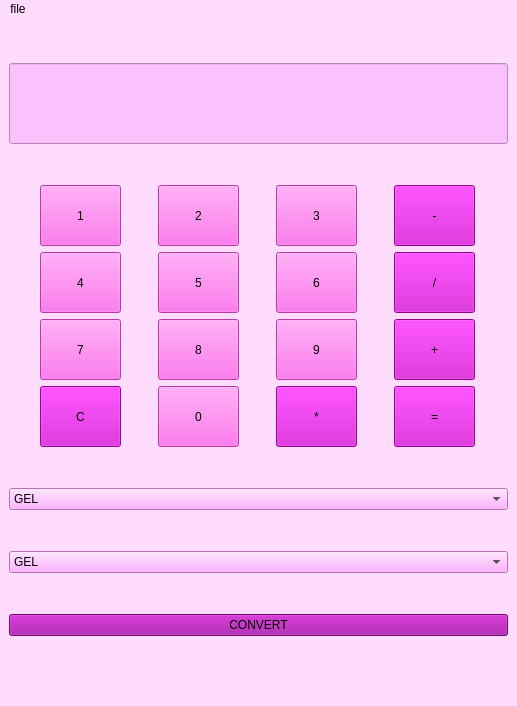
<?xml version="1.0" encoding="UTF-8"?>
<ui version="4.0">
 <class>MainWindow</class>
 <widget class="QMainWindow" name="MainWindow">
  <property name="geometry">
   <rect>
    <x>0</x>
    <y>0</y>
    <width>517</width>
    <height>706</height>
   </rect>
  </property>
  <property name="minimumSize">
   <size>
    <width>0</width>
    <height>600</height>
   </size>
  </property>
  <property name="windowTitle">
   <string>kalkuu</string>
  </property>
  <property name="styleSheet">
   <string notr="true">background-color: rgb(255, 220, 253);</string>
  </property>
  <widget class="QWidget" name="centralwidget">
   <layout class="QVBoxLayout" name="verticalLayout">
    <item>
     <widget class="QLineEdit" name="txtresult">
      <property name="minimumSize">
       <size>
        <width>0</width>
        <height>81</height>
       </size>
      </property>
      <property name="maximumSize">
       <size>
        <width>16777215</width>
        <height>81</height>
       </size>
      </property>
      <property name="styleSheet">
       <string notr="true">font: 75 14pt &quot;MS Shell Dlg 2&quot;;
background-color: rgb(251, 193, 255);</string>
      </property>
     </widget>
    </item>
    <item>
     <layout class="QGridLayout" name="gridLayout">
      <item row="0" column="1">
       <widget class="QPushButton" name="btn2">
        <property name="minimumSize">
         <size>
          <width>81</width>
          <height>61</height>
         </size>
        </property>
        <property name="maximumSize">
         <size>
          <width>81</width>
          <height>61</height>
         </size>
        </property>
        <property name="palette">
         <palette>
          <active>
           <colorrole role="Button">
            <brush brushstyle="SolidPattern">
             <color alpha="255">
              <red>255</red>
              <green>82</green>
              <blue>232</blue>
             </color>
            </brush>
           </colorrole>
           <colorrole role="Base">
            <brush brushstyle="SolidPattern">
             <color alpha="255">
              <red>255</red>
              <green>82</green>
              <blue>232</blue>
             </color>
            </brush>
           </colorrole>
           <colorrole role="Window">
            <brush brushstyle="SolidPattern">
             <color alpha="255">
              <red>255</red>
              <green>82</green>
              <blue>232</blue>
             </color>
            </brush>
           </colorrole>
          </active>
          <inactive>
           <colorrole role="Button">
            <brush brushstyle="SolidPattern">
             <color alpha="255">
              <red>255</red>
              <green>82</green>
              <blue>232</blue>
             </color>
            </brush>
           </colorrole>
           <colorrole role="Base">
            <brush brushstyle="SolidPattern">
             <color alpha="255">
              <red>255</red>
              <green>82</green>
              <blue>232</blue>
             </color>
            </brush>
           </colorrole>
           <colorrole role="Window">
            <brush brushstyle="SolidPattern">
             <color alpha="255">
              <red>255</red>
              <green>82</green>
              <blue>232</blue>
             </color>
            </brush>
           </colorrole>
          </inactive>
          <disabled>
           <colorrole role="Button">
            <brush brushstyle="SolidPattern">
             <color alpha="255">
              <red>255</red>
              <green>82</green>
              <blue>232</blue>
             </color>
            </brush>
           </colorrole>
           <colorrole role="Base">
            <brush brushstyle="SolidPattern">
             <color alpha="255">
              <red>255</red>
              <green>82</green>
              <blue>232</blue>
             </color>
            </brush>
           </colorrole>
           <colorrole role="Window">
            <brush brushstyle="SolidPattern">
             <color alpha="255">
              <red>255</red>
              <green>82</green>
              <blue>232</blue>
             </color>
            </brush>
           </colorrole>
          </disabled>
         </palette>
        </property>
        <property name="styleSheet">
         <string notr="true">background-color: rgb(255, 82, 232);</string>
        </property>
        <property name="text">
         <string>2</string>
        </property>
       </widget>
      </item>
      <item row="0" column="2">
       <widget class="QPushButton" name="btn3">
        <property name="minimumSize">
         <size>
          <width>81</width>
          <height>61</height>
         </size>
        </property>
        <property name="maximumSize">
         <size>
          <width>81</width>
          <height>61</height>
         </size>
        </property>
        <property name="styleSheet">
         <string notr="true">background-color: rgb(255, 82, 232);</string>
        </property>
        <property name="text">
         <string>3</string>
        </property>
       </widget>
      </item>
      <item row="0" column="0">
       <widget class="QPushButton" name="btn1">
        <property name="minimumSize">
         <size>
          <width>81</width>
          <height>61</height>
         </size>
        </property>
        <property name="maximumSize">
         <size>
          <width>81</width>
          <height>61</height>
         </size>
        </property>
        <property name="styleSheet">
         <string notr="true">background-color: rgb(255, 82, 232);</string>
        </property>
        <property name="text">
         <string>1</string>
        </property>
       </widget>
      </item>
      <item row="0" column="3">
       <widget class="QPushButton" name="btnminus">
        <property name="minimumSize">
         <size>
          <width>81</width>
          <height>61</height>
         </size>
        </property>
        <property name="maximumSize">
         <size>
          <width>81</width>
          <height>61</height>
         </size>
        </property>
        <property name="styleSheet">
         <string notr="true">font: 75 8pt &quot;MS Shell Dlg 2&quot;;
font: 75 12pt &quot;MS Shell Dlg 2&quot;;
background-color: rgb(202, 8, 199);</string>
        </property>
        <property name="text">
         <string>-</string>
        </property>
       </widget>
      </item>
      <item row="1" column="3">
       <widget class="QPushButton" name="btndivide">
        <property name="minimumSize">
         <size>
          <width>81</width>
          <height>61</height>
         </size>
        </property>
        <property name="maximumSize">
         <size>
          <width>81</width>
          <height>61</height>
         </size>
        </property>
        <property name="styleSheet">
         <string notr="true">font: 75 8pt &quot;MS Shell Dlg 2&quot;;
font: 75 12pt &quot;MS Shell Dlg 2&quot;;
background-color: rgb(202, 8, 199);</string>
        </property>
        <property name="text">
         <string>/</string>
        </property>
       </widget>
      </item>
      <item row="1" column="2">
       <widget class="QPushButton" name="btn6">
        <property name="minimumSize">
         <size>
          <width>81</width>
          <height>61</height>
         </size>
        </property>
        <property name="maximumSize">
         <size>
          <width>81</width>
          <height>61</height>
         </size>
        </property>
        <property name="styleSheet">
         <string notr="true">background-color: rgb(255, 82, 232);</string>
        </property>
        <property name="text">
         <string>6</string>
        </property>
       </widget>
      </item>
      <item row="1" column="1">
       <widget class="QPushButton" name="btn5">
        <property name="minimumSize">
         <size>
          <width>81</width>
          <height>61</height>
         </size>
        </property>
        <property name="maximumSize">
         <size>
          <width>81</width>
          <height>61</height>
         </size>
        </property>
        <property name="styleSheet">
         <string notr="true">background-color: rgb(255, 82, 232);</string>
        </property>
        <property name="text">
         <string>5</string>
        </property>
       </widget>
      </item>
      <item row="1" column="0">
       <widget class="QPushButton" name="btn4_2">
        <property name="minimumSize">
         <size>
          <width>81</width>
          <height>61</height>
         </size>
        </property>
        <property name="maximumSize">
         <size>
          <width>81</width>
          <height>61</height>
         </size>
        </property>
        <property name="styleSheet">
         <string notr="true">background-color: rgb(255, 82, 232);</string>
        </property>
        <property name="text">
         <string>4</string>
        </property>
       </widget>
      </item>
      <item row="3" column="3">
       <widget class="QPushButton" name="btnequal">
        <property name="minimumSize">
         <size>
          <width>81</width>
          <height>61</height>
         </size>
        </property>
        <property name="maximumSize">
         <size>
          <width>81</width>
          <height>61</height>
         </size>
        </property>
        <property name="styleSheet">
         <string notr="true">font: 75 8pt &quot;MS Shell Dlg 2&quot;;
font: 75 12pt &quot;MS Shell Dlg 2&quot;;
background-color: rgb(202, 8, 199);</string>
        </property>
        <property name="text">
         <string>=</string>
        </property>
       </widget>
      </item>
      <item row="2" column="3">
       <widget class="QPushButton" name="btnplus">
        <property name="minimumSize">
         <size>
          <width>81</width>
          <height>61</height>
         </size>
        </property>
        <property name="maximumSize">
         <size>
          <width>81</width>
          <height>61</height>
         </size>
        </property>
        <property name="styleSheet">
         <string notr="true">font: 75 8pt &quot;MS Shell Dlg 2&quot;;
font: 75 12pt &quot;MS Shell Dlg 2&quot;;
background-color: rgb(202, 8, 199);</string>
        </property>
        <property name="text">
         <string>+</string>
        </property>
       </widget>
      </item>
      <item row="2" column="2">
       <widget class="QPushButton" name="btn9">
        <property name="minimumSize">
         <size>
          <width>81</width>
          <height>61</height>
         </size>
        </property>
        <property name="maximumSize">
         <size>
          <width>81</width>
          <height>61</height>
         </size>
        </property>
        <property name="styleSheet">
         <string notr="true">background-color: rgb(255, 82, 232);</string>
        </property>
        <property name="text">
         <string>9</string>
        </property>
       </widget>
      </item>
      <item row="2" column="1">
       <widget class="QPushButton" name="btn8">
        <property name="minimumSize">
         <size>
          <width>81</width>
          <height>61</height>
         </size>
        </property>
        <property name="maximumSize">
         <size>
          <width>81</width>
          <height>61</height>
         </size>
        </property>
        <property name="styleSheet">
         <string notr="true">background-color: rgb(255, 82, 232);</string>
        </property>
        <property name="text">
         <string>8</string>
        </property>
       </widget>
      </item>
      <item row="2" column="0">
       <widget class="QPushButton" name="btn7">
        <property name="minimumSize">
         <size>
          <width>81</width>
          <height>61</height>
         </size>
        </property>
        <property name="maximumSize">
         <size>
          <width>81</width>
          <height>61</height>
         </size>
        </property>
        <property name="styleSheet">
         <string notr="true">background-color: rgb(255, 82, 232);</string>
        </property>
        <property name="text">
         <string>7</string>
        </property>
       </widget>
      </item>
      <item row="3" column="2">
       <widget class="QPushButton" name="btnmultiply">
        <property name="minimumSize">
         <size>
          <width>81</width>
          <height>61</height>
         </size>
        </property>
        <property name="maximumSize">
         <size>
          <width>81</width>
          <height>61</height>
         </size>
        </property>
        <property name="styleSheet">
         <string notr="true">font: 75 8pt &quot;MS Shell Dlg 2&quot;;
font: 12pt &quot;MS Shell Dlg 2&quot;;
background-color: rgb(202, 8, 199);</string>
        </property>
        <property name="text">
         <string>*</string>
        </property>
       </widget>
      </item>
      <item row="3" column="1">
       <widget class="QPushButton" name="btn0">
        <property name="minimumSize">
         <size>
          <width>81</width>
          <height>61</height>
         </size>
        </property>
        <property name="maximumSize">
         <size>
          <width>81</width>
          <height>61</height>
         </size>
        </property>
        <property name="styleSheet">
         <string notr="true">background-color: rgb(255, 82, 232);</string>
        </property>
        <property name="text">
         <string>0</string>
        </property>
       </widget>
      </item>
      <item row="3" column="0">
       <widget class="QPushButton" name="btnclear">
        <property name="minimumSize">
         <size>
          <width>81</width>
          <height>61</height>
         </size>
        </property>
        <property name="maximumSize">
         <size>
          <width>81</width>
          <height>61</height>
         </size>
        </property>
        <property name="styleSheet">
         <string notr="true">font: 75 8pt &quot;MS Shell Dlg 2&quot;;
font: 75 12pt &quot;MS Shell Dlg 2&quot;;
font: 12pt &quot;MS Shell Dlg 2&quot;;
font: 10pt &quot;MS Shell Dlg 2&quot;;
background-color: rgb(202, 8, 199);</string>
        </property>
        <property name="text">
         <string>C</string>
        </property>
       </widget>
      </item>
     </layout>
    </item>
    <item>
     <widget class="QComboBox" name="comboBoxFROM">
      <property name="styleSheet">
       <string notr="true">
background-color: rgb(255, 157, 255);</string>
      </property>
      <item>
       <property name="text">
        <string>GEL</string>
       </property>
      </item>
      <item>
       <property name="text">
        <string>USD</string>
       </property>
      </item>
      <item>
       <property name="text">
        <string>EUR</string>
       </property>
      </item>
     </widget>
    </item>
    <item>
     <widget class="QComboBox" name="comboBoxTO">
      <property name="styleSheet">
       <string notr="true">
background-color: rgb(255, 157, 255);</string>
      </property>
      <property name="editable">
       <bool>false</bool>
      </property>
      <item>
       <property name="text">
        <string>GEL</string>
       </property>
      </item>
      <item>
       <property name="text">
        <string>USD</string>
       </property>
      </item>
      <item>
       <property name="text">
        <string>EUR</string>
       </property>
      </item>
     </widget>
    </item>
    <item>
     <widget class="QPushButton" name="pbtconvert">
      <property name="palette">
       <palette>
        <active>
         <colorrole role="Button">
          <brush brushstyle="SolidPattern">
           <color alpha="255">
            <red>159</red>
            <green>6</green>
            <blue>159</blue>
           </color>
          </brush>
         </colorrole>
         <colorrole role="Base">
          <brush brushstyle="SolidPattern">
           <color alpha="255">
            <red>159</red>
            <green>6</green>
            <blue>159</blue>
           </color>
          </brush>
         </colorrole>
         <colorrole role="Window">
          <brush brushstyle="SolidPattern">
           <color alpha="255">
            <red>159</red>
            <green>6</green>
            <blue>159</blue>
           </color>
          </brush>
         </colorrole>
        </active>
        <inactive>
         <colorrole role="Button">
          <brush brushstyle="SolidPattern">
           <color alpha="255">
            <red>159</red>
            <green>6</green>
            <blue>159</blue>
           </color>
          </brush>
         </colorrole>
         <colorrole role="Base">
          <brush brushstyle="SolidPattern">
           <color alpha="255">
            <red>159</red>
            <green>6</green>
            <blue>159</blue>
           </color>
          </brush>
         </colorrole>
         <colorrole role="Window">
          <brush brushstyle="SolidPattern">
           <color alpha="255">
            <red>159</red>
            <green>6</green>
            <blue>159</blue>
           </color>
          </brush>
         </colorrole>
        </inactive>
        <disabled>
         <colorrole role="Button">
          <brush brushstyle="SolidPattern">
           <color alpha="255">
            <red>159</red>
            <green>6</green>
            <blue>159</blue>
           </color>
          </brush>
         </colorrole>
         <colorrole role="Base">
          <brush brushstyle="SolidPattern">
           <color alpha="255">
            <red>159</red>
            <green>6</green>
            <blue>159</blue>
           </color>
          </brush>
         </colorrole>
         <colorrole role="Window">
          <brush brushstyle="SolidPattern">
           <color alpha="255">
            <red>159</red>
            <green>6</green>
            <blue>159</blue>
           </color>
          </brush>
         </colorrole>
        </disabled>
       </palette>
      </property>
      <property name="styleSheet">
       <string notr="true">font: 75 12pt &quot;MS Shell Dlg 2&quot;;
background-color: rgb(159, 6, 159);</string>
      </property>
      <property name="text">
       <string>CONVERT</string>
      </property>
     </widget>
    </item>
   </layout>
  </widget>
  <widget class="QMenuBar" name="menubar">
   <property name="geometry">
    <rect>
     <x>0</x>
     <y>0</y>
     <width>517</width>
     <height>26</height>
    </rect>
   </property>
   <widget class="QMenu" name="menufile">
    <property name="title">
     <string>file</string>
    </property>
    <addaction name="actionquit"/>
   </widget>
   <addaction name="menufile"/>
  </widget>
  <widget class="QStatusBar" name="statusbar"/>
  <action name="actionquit">
   <property name="text">
    <string>quit</string>
   </property>
   <property name="shortcut">
    <string>Ctrl+D</string>
   </property>
  </action>
 </widget>
 <resources/>
 <connections/>
</ui>
